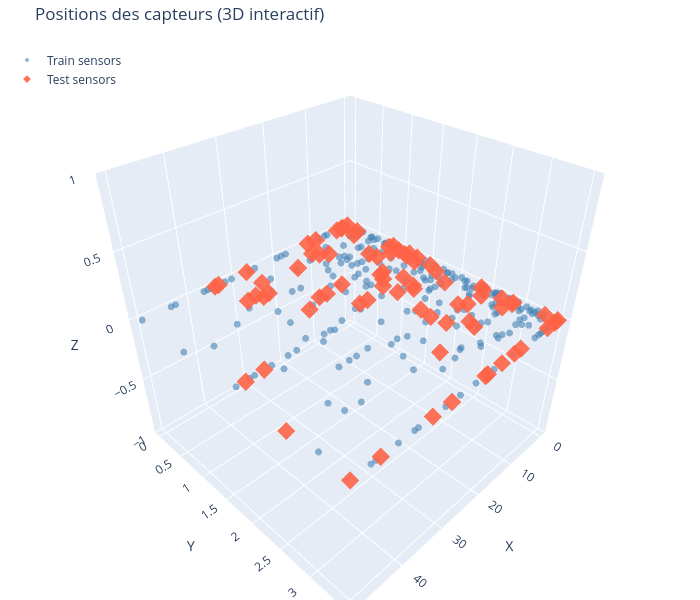

Here is the notebook cell this chart was saved with:
### Code cell
import plotly.graph_objects as go

# Séparer capteurs train vs test
train_sensors = set(train['sensor'].unique())
test_sensors  = set(test['sensor'].unique())

s_train = sensors[sensors['sensor'].isin(train_sensors)]
s_test  = sensors[sensors['sensor'].isin(test_sensors)]

fig = go.Figure()

fig.add_trace(go.Scatter3d(
    x=s_train['coor_x'],
    y=s_train['coor_y'],
    z=s_train['coor_z'],
    mode='markers',
    name='Train sensors',
    marker=dict(size=4, color='steelblue', opacity=0.6)
))

fig.add_trace(go.Scatter3d(
    x=s_test['coor_x'],
    y=s_test['coor_y'],
    z=s_test['coor_z'],
    mode='markers',
    name='Test sensors',
    marker=dict(size=6, color='tomato', symbol='diamond', opacity=0.9)
))

fig.update_layout(
    title='Positions des capteurs (3D interactif)',
    width=700, height=600,
    margin=dict(l=0, r=0, b=0, t=40),
    scene=dict(
        xaxis_title='X',
        yaxis_title='Y',
        zaxis_title='Z'
    ),
    legend=dict(yanchor='top', y=0.99, xanchor='left', x=0.01)
)

fig.show()

### Figure 1 — Plotly figure (JSON) as saved in the notebook; plotly's stock layout.template omitted (floating-point values rounded to 4 significant figures; data arrays with more than 128 entries replaced by an {"elided": "..."} marker saying what was removed)
{"data": [{"marker": {"color": "steelblue", "opacity": 0.6, "size": 4}, "mode": "markers", "name": "Train sensors", "type": "scatter3d", "x": {"elided": "242 float values"}, "y": {"elided": "242 float values"}, "z": {"elided": "242 float values"}}, {"marker": {"color": "tomato", "opacity": 0.9, "size": 6, "symbol": "diamond"}, "mode": "markers", "name": "Test sensors", "type": "scatter3d", "x": [0.0, 0.8, 1.12, 0.56, 0.5, 0.5, 1.4, 1.4, 1.4, 0.8414, 1.109, 1.125, 1.115, 1.203, 0.7042, 0.7376, 1.172, 0.173, 50.0, 2.315, 2.629, 3.931, 9.952, 12.13, 27.72, 34.21, 34.99, 50.0, 44.28, 33.45, 29.09, 20.84, 20.27, 16.48, 13.05, 11.24, 3.27, 2.133, 14.55, 18.0, 9.059, 12.72, 11.33, 10.51, 2.298, 13.08, 4.124, 14.03, 18.44, 21.17, 11.95, 20.21, 29.42, 6.929, 2.86, 3.439, 1.677, 30.84, 31.58, 27.74, 6.04, 6.32, 33.65, 9.834, 11.0, 14.05, 43.72, 22.12, 47.5, 13.41, 23.89, 3.005, 8.172, 8.161, 3.076, 28.06, 11.65, 9.5, 19.86, 14.23], "y": [3.5, 0.0, 3.5, 3.5, 0.9, 1.2, 0.875, 1.167, 2.917, 2.91, 2.755, 1.038, 1.606, 2.479, 1.35, 2.427, 0.2303, 3.33, 3.5, 0.0, 0.0, 0.0, 0.0, 0.0, 0.0, 0.0, 0.0, 2.625, 3.5, 3.5, 3.5, 3.5, 3.5, 3.5, 3.5, 3.5, 3.5, 1.761, 2.382, 1.109, 1.777, 1.739, 1.399, 1.298, 1.396, 1.51, 2.016, 2.2, 1.597, 2.897, 0.4206, 1.585, 0.6079, 2.531, 0.2783, 2.874, 1.211, 0.6294, 0.5334, 1.242, 0.9451, 0.8144, 0.5602, 1.835, 2.773, 2.595, 1.75, 1.131, 1.768, 0.3405, 1.127, 2.537, 2.451, 1.561, 1.009, 0.3522, 2.875, 1.274, 0.4019, 0.2531], "z": [0.0, 0.0, 0.0, 0.0, 0.0, 0.0, 0.0, 0.0, 0.0, 0.0, 0.0, 0.0, 0.0, 0.0, 0.0, 0.0, 0.0, 0.0, 0.0, 0.0, 0.0, 0.0, 0.0, 0.0, 0.0, 0.0, 0.0, 0.0, 0.0, 0.0, 0.0, 0.0, 0.0, 0.0, 0.0, 0.0, 0.0, 0.0, 0.0, 0.0, 0.0, 0.0, 0.0, 0.0, 0.0, 0.0, 0.0, 0.0, 0.0, 0.0, 0.0, 0.0, 0.0, 0.0, 0.0, 0.0, 0.0, 0.0, 0.0, 0.0, 0.0, 0.0, 0.0, 0.0, 0.0, 0.0, 0.0, 0.0, 0.0, 0.0, 0.0, 0.0, 0.0, 0.0, 0.0, 0.0, 0.0, 0.0, 0.0, 0.0]}], "layout": {"height": 600, "legend": {"x": 0.01, "xanchor": "left", "y": 0.99, "yanchor": "top"}, "margin": {"b": 0, "l": 0, "r": 0, "t": 40}, "scene": {"xaxis": {"title": {"text": "X"}}, "yaxis": {"title": {"text": "Y"}}, "zaxis": {"title": {"text": "Z"}}}, "title": {"text": "Positions des capteurs (3D interactif)"}, "width": 700}}
